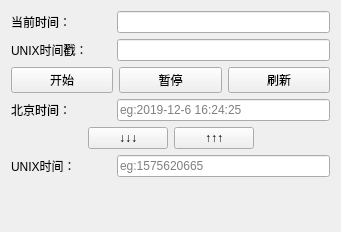
<?xml version="1.0" encoding="UTF-8"?>
<ui version="4.0">
 <class>TimeToolWidget</class>
 <widget class="QWidget" name="TimeToolWidget">
  <property name="geometry">
   <rect>
    <x>0</x>
    <y>0</y>
    <width>341</width>
    <height>232</height>
   </rect>
  </property>
  <property name="windowTitle">
   <string>TimeToolWidget</string>
  </property>
  <layout class="QVBoxLayout" name="verticalLayout_3">
   <item>
    <layout class="QVBoxLayout" name="verticalLayout">
     <item>
      <layout class="QHBoxLayout" name="horizontalLayout">
       <item>
        <widget class="QLabel" name="label">
         <property name="minimumSize">
          <size>
           <width>100</width>
           <height>0</height>
          </size>
         </property>
         <property name="maximumSize">
          <size>
           <width>100</width>
           <height>16777215</height>
          </size>
         </property>
         <property name="text">
          <string>当前时间：</string>
         </property>
        </widget>
       </item>
       <item>
        <widget class="QLineEdit" name="leCurrentTime"/>
       </item>
      </layout>
     </item>
     <item>
      <layout class="QHBoxLayout" name="horizontalLayout_2">
       <item>
        <widget class="QLabel" name="label_2">
         <property name="minimumSize">
          <size>
           <width>100</width>
           <height>0</height>
          </size>
         </property>
         <property name="maximumSize">
          <size>
           <width>100</width>
           <height>16777215</height>
          </size>
         </property>
         <property name="text">
          <string>UNIX时间戳：</string>
         </property>
        </widget>
       </item>
       <item>
        <widget class="QLineEdit" name="leCurrentUnixTime"/>
       </item>
      </layout>
     </item>
     <item>
      <layout class="QHBoxLayout" name="horizontalLayout_3">
       <item>
        <widget class="QPushButton" name="pbStart">
         <property name="text">
          <string>开始</string>
         </property>
        </widget>
       </item>
       <item>
        <widget class="QPushButton" name="pbPause">
         <property name="text">
          <string>暂停</string>
         </property>
        </widget>
       </item>
       <item>
        <widget class="QPushButton" name="pbFlush">
         <property name="text">
          <string>刷新</string>
         </property>
        </widget>
       </item>
      </layout>
     </item>
    </layout>
   </item>
   <item>
    <layout class="QVBoxLayout" name="verticalLayout_2">
     <item>
      <layout class="QHBoxLayout" name="horizontalLayout_4">
       <item>
        <widget class="QLabel" name="label_3">
         <property name="minimumSize">
          <size>
           <width>100</width>
           <height>0</height>
          </size>
         </property>
         <property name="maximumSize">
          <size>
           <width>100</width>
           <height>16777215</height>
          </size>
         </property>
         <property name="text">
          <string>北京时间：</string>
         </property>
        </widget>
       </item>
       <item>
        <widget class="QLineEdit" name="leBeijingTime">
         <property name="placeholderText">
          <string>eg:2019-12-6 16:24:25</string>
         </property>
        </widget>
       </item>
      </layout>
     </item>
     <item>
      <layout class="QHBoxLayout" name="horizontalLayout_6">
       <item>
        <spacer name="horizontalSpacer">
         <property name="orientation">
          <enum>Qt::Horizontal</enum>
         </property>
         <property name="sizeHint" stdset="0">
          <size>
           <width>40</width>
           <height>20</height>
          </size>
         </property>
        </spacer>
       </item>
       <item>
        <widget class="QPushButton" name="pbToUnixTime">
         <property name="text">
          <string>↓↓↓</string>
         </property>
        </widget>
       </item>
       <item>
        <widget class="QPushButton" name="pbToBeijingTime">
         <property name="text">
          <string>↑↑↑</string>
         </property>
        </widget>
       </item>
       <item>
        <spacer name="horizontalSpacer_2">
         <property name="orientation">
          <enum>Qt::Horizontal</enum>
         </property>
         <property name="sizeHint" stdset="0">
          <size>
           <width>40</width>
           <height>20</height>
          </size>
         </property>
        </spacer>
       </item>
      </layout>
     </item>
     <item>
      <layout class="QHBoxLayout" name="horizontalLayout_5">
       <item>
        <widget class="QLabel" name="label_4">
         <property name="minimumSize">
          <size>
           <width>100</width>
           <height>0</height>
          </size>
         </property>
         <property name="maximumSize">
          <size>
           <width>100</width>
           <height>16777215</height>
          </size>
         </property>
         <property name="text">
          <string>UNIX时间：</string>
         </property>
        </widget>
       </item>
       <item>
        <widget class="QLineEdit" name="leUnixTime">
         <property name="placeholderText">
          <string>eg:1575620665</string>
         </property>
        </widget>
       </item>
      </layout>
     </item>
    </layout>
   </item>
   <item>
    <spacer name="verticalSpacer">
     <property name="orientation">
      <enum>Qt::Vertical</enum>
     </property>
     <property name="sizeHint" stdset="0">
      <size>
       <width>20</width>
       <height>33</height>
      </size>
     </property>
    </spacer>
   </item>
  </layout>
 </widget>
 <layoutdefault spacing="6" margin="11"/>
 <resources/>
 <connections/>
</ui>
